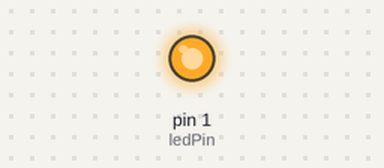
This sketch was run on a simulated Arduino Uno, built with avr-gcc and run on an emulated ATmega328P. Shown: output pins drawn as LEDs (lit = HIGH).

Above: at 1.0 s.
At 5.6 s:
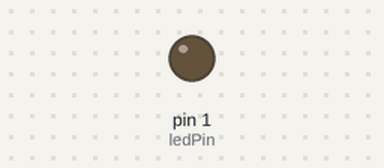
Timing chart, 0 to 10.7 s (numbered marks = the images above):
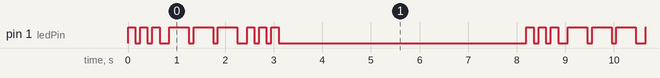

The sketch:

Morse_Code_SOS.ino
```cpp
int ledPin = 1;
//replace 1 with your pin number
void setup() {
  pinMode(ledPin, OUTPUT);

}

void loop() {
  digitalWrite(ledPin,HIGH);
delay(150);
digitalWrite(ledPin,LOW);
delay(100);
digitalWrite(ledPin,HIGH);
delay(150);
digitalWrite(ledPin,LOW);
delay(100);
digitalWrite(ledPin,HIGH);
delay(150);
digitalWrite(ledPin,LOW);
delay(100);
delay(100);

digitalWrite(ledPin,HIGH);
delay(400);
digitalWrite(ledPin,LOW);
delay(100);
digitalWrite(ledPin,HIGH);
delay(400);
digitalWrite(ledPin,LOW);
delay(100);
digitalWrite(ledPin,HIGH);
delay(400);
digitalWrite(ledPin,LOW);
delay(100);
delay(100);

digitalWrite(ledPin,HIGH);
delay(150);
digitalWrite(ledPin,LOW);
delay(100);
digitalWrite(ledPin,HIGH);
delay(150);
digitalWrite(ledPin,LOW);
delay(100);
digitalWrite(ledPin,HIGH);
delay(150);
digitalWrite(ledPin,LOW);
delay(100);
delay(5000);

}
```

Measured:
- by itself, pin 1 (ledPin): repeats every 8.2 s: 2 × (LOW 0.10 s, HIGH 0.15 s), LOW 0.20 s, 2 × (HIGH 0.40 s, LOW 0.10 s), HIGH 0.40 s, LOW 0.20 s, 2 × (HIGH 0.15 s, LOW 0.10 s), HIGH 0.15 s, LOW 5.1 s, HIGH 0.15 s
- by itself, everything shown: repeats every 8.2 s, in 18 steps
